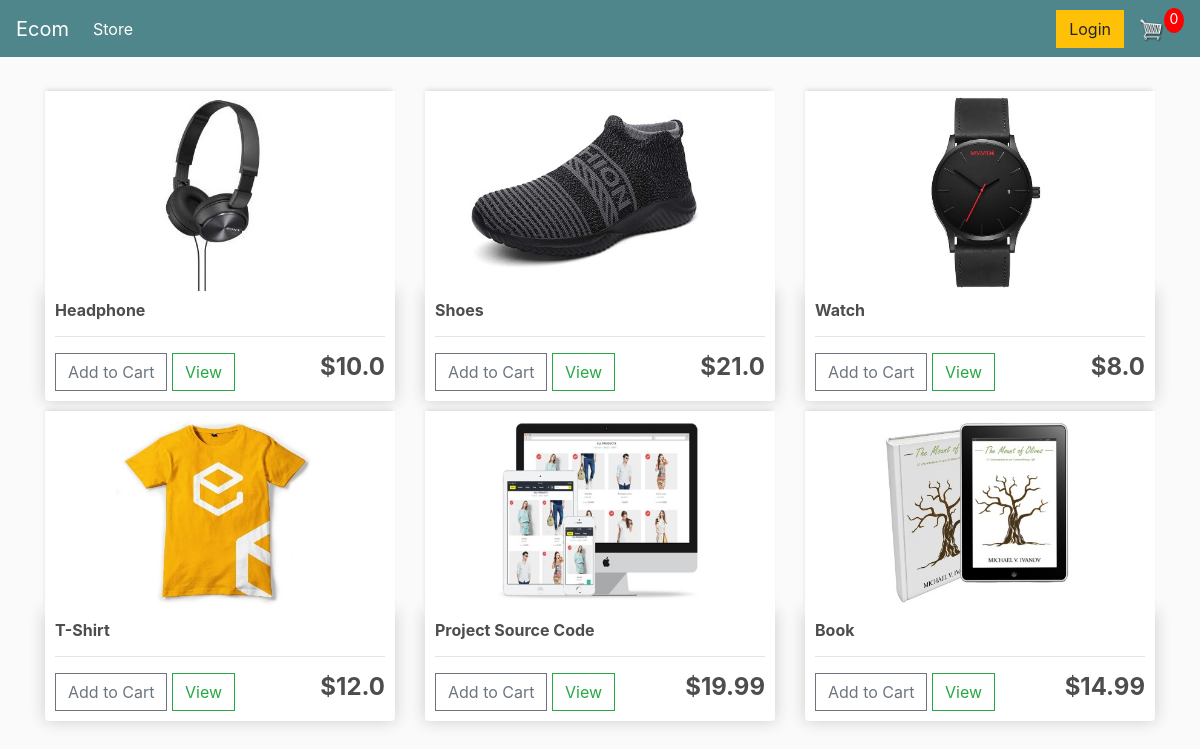
The page / on the database its author committed.
### store/models.py (models this page shows, shortened)
class Product(models.Model):
	name = models.CharField(max_length=200, null=True)
	price = models.FloatField()
	digital = models.BooleanField(default=False,null=True, blank=True)
	image = models.ImageField(null=True, blank=True)
	@property
	def imageURL(self):
		try:
			url = self.image.url
		except:
			url = ''
		return url

### store/views.py (the view)
# urls.py: path('', include('store.urls')),
def store(request):
	data = cartData(request)
	cartItems = data['cartItems']
	order = data['order']
	items = data['items']
	products = Product.objects.all()
	context = {'products':products, 'cartItems':cartItems}
	return render(request, 'store/store.html', context)

### store/utils.py (called while the page is built, shortened)
def cookieCart(request):
	try:
		cart = json.loads(request.COOKIES['cart'])
	except:
		cart = {}
		print('CART:', cart)
	items = []
	order = {'get_cart_total':0, 'get_cart_items':0, 'shipping':False}
	cartItems = order['get_cart_items']
	return {'cartItems':cartItems ,'order':order, 'items':items}

def cartData(request):
	if request.user.is_authenticated:
		customer = request.user.customer
		order, created = Order.objects.get_or_create(customer=customer, complete=False)
		items = order.orderitem_set.all()
		cartItems = order.get_cart_items
	else:
		cookieData = cookieCart(request)
		cartItems = cookieData['cartItems']
		order = cookieData['order']
		items = cookieData['items']
	return {'cartItems':cartItems ,'order':order, 'items':items}

### store/templates/store/store.html
{% extends 'store/main.html' %}
{% load static %}
{% block content %}
	<div class="row">
		{% for product in products %}
		<div class="col-lg-4">
			<img class="thumbnail" src="{{product.imageURL}}">
			<div class="box-element product">
				<h6><strong>{{product.name}}</strong></h6>
				<hr>
				<button data-product="{{product.id}}" data-action="add" class="btn btn-outline-secondary add-btn update-cart">Add to Cart</button>
				<a class="btn btn-outline-success" href="#">View</a>
				<h4 style="display: inline-block; float: right"><strong>${{product.price}}</strong></h4>
			</div>
		</div>
		{% endfor %}
	</div>
{% endblock content %}

### store/templates/store/main.html (shortened to what this page needs)
<!DOCTYPE html>
{% load static %}
<html>
<head>
	<link rel="stylesheet" href="https://stackpath.bootstrapcdn.com/bootstrap/4.4.1/css/bootstrap.min.css">
	<link rel="stylesheet" type="text/css" href="{% static 'css/main.css' %}">
</head>
<body>
	<nav class="navbar navbar-expand-lg navbar-dark bg-dark">
	  <a class="navbar-brand" href="{% url 'store' %}">Ecom</a>
	  <div class="collapse navbar-collapse" id="navbarSupportedContent">
	    <ul class="navbar-nav mr-auto">
	      <li class="nav-item active">
	        <a class="nav-link" href="{% url 'store' %}">Store <span class="sr-only">(current)</span></a>
	      </li>
	    </ul>
	    <div class="form-inline my-2 my-lg-0">
	     	<a href="#"class="btn btn-warning">Login</a>
	     	<a href="{% url 'cart' %}">
	    		<img  id="cart-icon" src="{% static 'images/cart.png' %}">
	    	</a>
	    	<p id="cart-total">{{cartItems}}</p>
	    </div>
	  </div>
	</nav>
     <div class="container">
            <br>
            {% block content %}
            {% endblock content %}
         </div>
</body>
</html>

### static/css/main.css (style rules this page uses)
body { background-color: hsl(0, 0%, 98%); }
h1,h2,h3,h4,h5,h6 { color:hsl(0, 0%, 30%); }
.box-element { box-shadow:hsl(0, 0%, 80%) 0 0 16px; background-color: #fff; border-radius: 4px; padding: 10px; }
.thumbnail { width: 100%; height: 200px; -webkit-box-shadow: -1px -3px 5px -2px rgba(214,214,214,1); -moz-box-shadow: -1px -3px 5px -2px rgba(214,214,214,1); box-shadow: -1px -3px 5px -2px rgba(214,214,214,1); }
.product { border-radius: 0 0 4px 4px; }
.bg-dark { background-color: #4f868c!important; }
#cart-icon { width:25px; display: inline-block; margin-left: 15px; }
#cart-total { display: block; text-align: center; color:#fff; background-color: red; width: 20px; height: 25px; border-radius: 50%; font-size: 14px; }
.col-lg-4, .col-lg-6, .col-lg-8, .col-lg-12 { margin-top: 10px; }
.btn { border-radius: 0; }

### rows shown on the page
Product: imageURL (picture), name "Headphone", price "10.0"
Product: imageURL (picture), name "Shoes", price "21.0"
Product: imageURL (picture), name "Watch", price "8.0"
Product: imageURL (picture), name "T-Shirt", price "12.0"
Product: imageURL (picture), name "Project Source Code", price "19.99"
Product: imageURL (picture), name "Book", price "14.99"

### other values the page prints
{{ cartItems }} "0"
